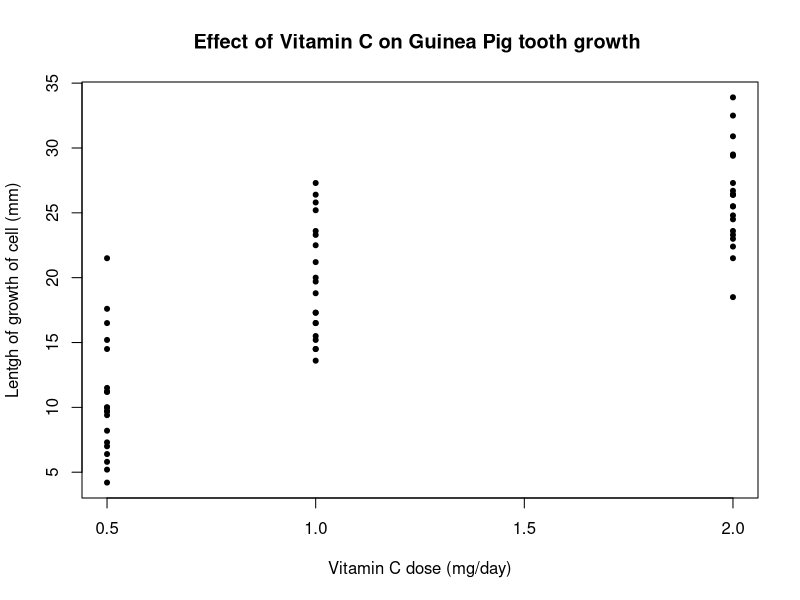

R code for this plot:
###################################
###################################
########                   ########
########   Data Science 1  ########
########       Lab 7       ######## 
########   5th Dec. 2023   ########
########                   ########
###################################
###################################


# Lets load up the dataset 'ToothGrowth', which shows the result
# of an experiment looking at the effect of vitamin C on tooth growth
# in guinea pigs


data('ToothGrowth')
?ToothGrowth
d <- ToothGrowth


# 1.1
# Plot the tooth growth against the dose of vitamin C given

plot(d$dose,d$len, pch= 20, main = "Effect of Vitamin C on Guinea Pig tooth growth ", xlab= "Vitamin C dose (mg/day)", ylab="Lentgh of growth of cell (mm)")

# 1.2 Run a linear regression exploring the association between vitamin C
# and tooth growth in Guinea pigs.
model1 <- lm(d$len ~ d$dose)
summary(model1)
# 1.3 Which variable did you use as your outcome variable? Why?
##### We used tooth growth as the outcome because the H is that tooth growth is 
# causlly affected by the dosage of vitamin C 

# 1.4 Interpret the estimates for the intercept and the slope of the regression line
#### intercepte for the intercepte is 7.4 mm . thais means that the predicted tooth lenght 
# of a Guinea pig that was NOT given any VC is 7.4 mm
# The estimate of the slope 9.8 mm . this means for each additional mg/day of VC administred , the 
# Guienea pigs are predicted to grow an additional 9.8mm 



# 1.5 Extract the 96 % confidence intervals for the slope and the intercepts and interpret them
confint(model1, level = 0.96)
# We have 96% confidence that the true valeu of the intercept is between 4.8 and 10.1, 
#and that the thue value of the effect of  1mg/day of VC is between 7.8 and 11.8 mm



# 1.6 Interpret the p-values of the slope and intercept estimates. 
### The probability of seeing a slope as steep as the one we've observed (a number as extreme as 9.76)
#IF the true slope was 0 is 1.23e-14


# 1.7 What is the connection between the confidence intervals and the p-values? 

#If an X% confidence interval doesn't contain 0 , then the p-value for that estimate will be significant at the (1-X)% level (means the p-valeu is smaller then 1-X)



# 1.8 Using the function predict() calculate the estimate and confidence interval for the predicted rate of tooth growth when the prescribed dose is 1mg/day

# 1.9 Now get the confidence intervals for all possible values of the dosage between 0 and 2 mg/day, spaced out 0.01 mg/day from each other

# 1.10 plot the predicted values, upper, and lower confidence intervals as lines on the data

# 1.11 Compare this to using geom_smooth(method=lm) using ggplot2



#####################
####    Loops    ####
#####################

# Loops are algorithms that repeat a procedure over and over until they are instructed to stop.
# There are two main kinds:
# FOR loops iterate over a predetermined set (vector, list, etc)
fruits <- c('apple','banana', 'pineapple','mango','orange')
for(i in fruits){
  print(paste('My favourite fruit is',i,sep=': '))
}

useless_function <- function(n){
  for (i in 1:n){
    print(paste0(i,'. This number is: ', c('even','odd')[i%%2 +1]))
  }
}
useless_function(7)

### 2.1 
data(iris)

# Write a for loop that iterates over the column names of the iris dataset and print each together with the number of characters in the column name in parenthesis. Example output: Sepal.Length (12). To get the number of characters use the function nchar().


for (i in colnames(iris)){
  print(paste0(i, '(', nchar(i),')'))
}

# Next, WHILE loops continue to loop until the boolean statment in the defining parentheses, e.g.

### 2.2 How many numbers do you need in the sequence 1*2*3*4*5*... before the product exceeds 10 million?
# Use a while loop to get the answer
